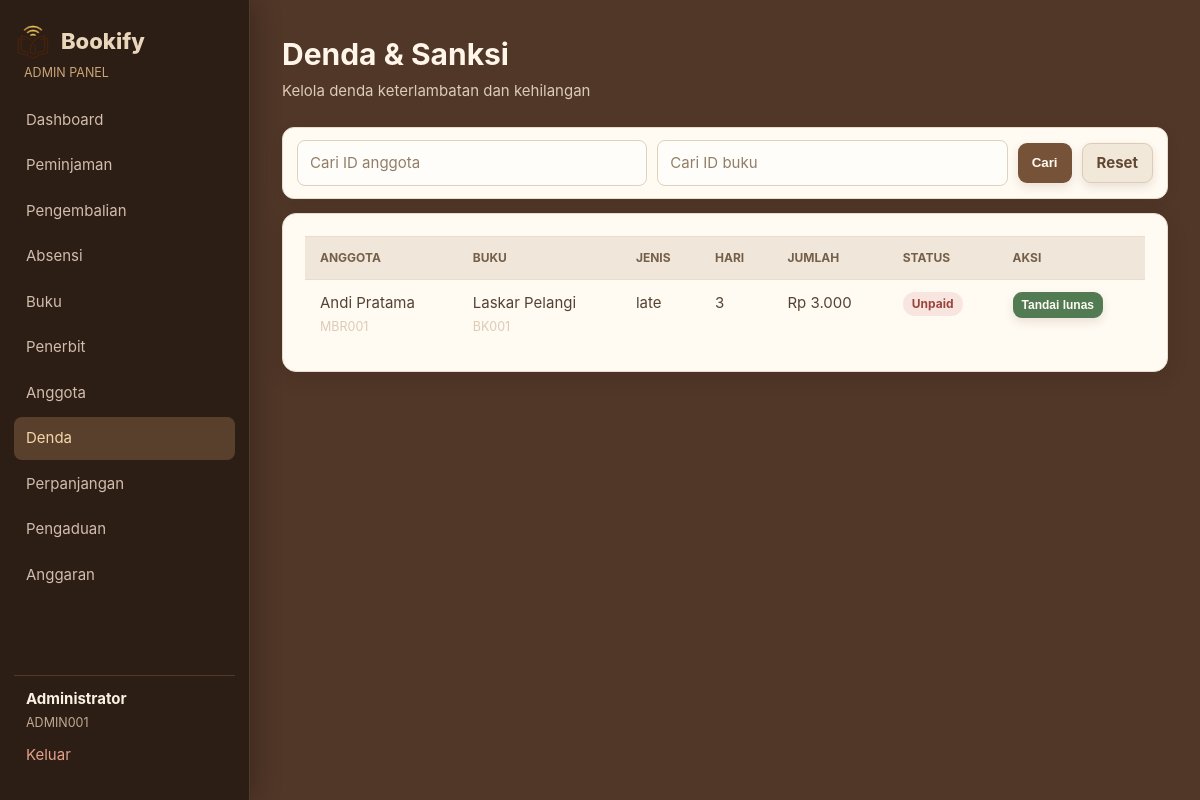
/admin/fines.php (signed in), run on an earlier commit of the app's database.
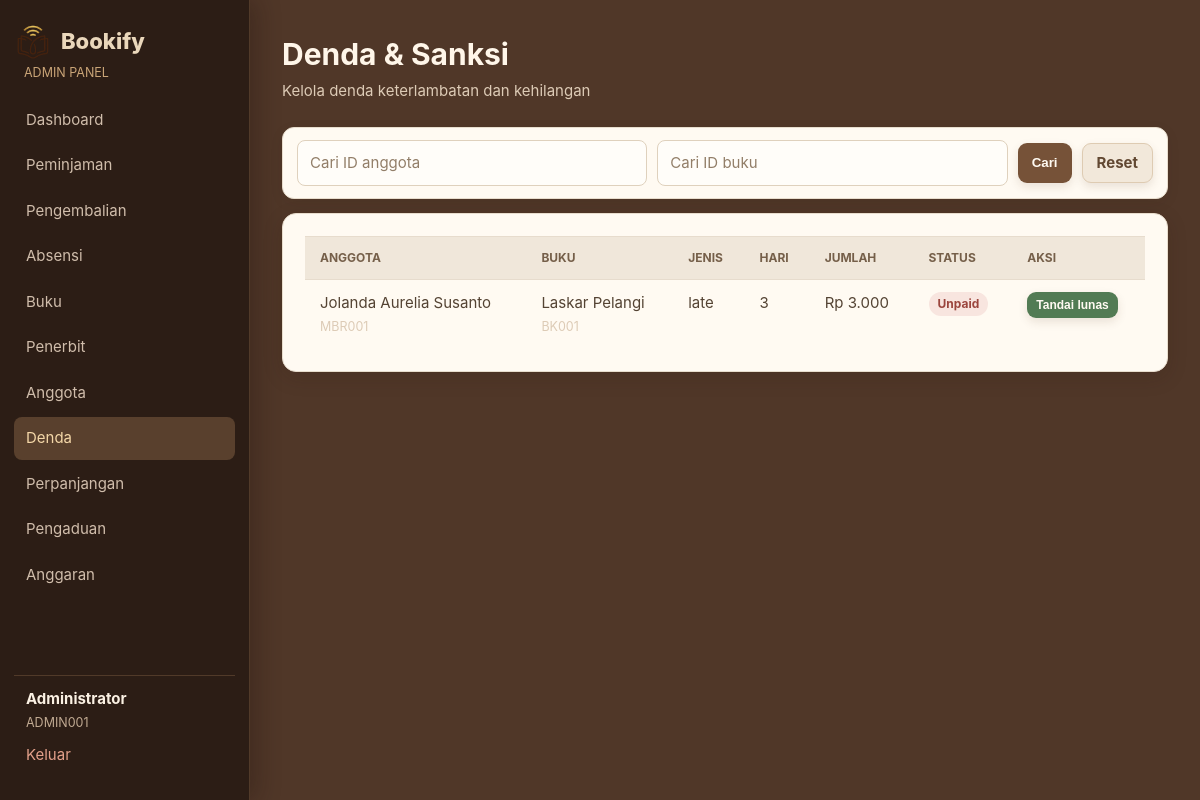
And on a later commit of the database.
### tables this page shows
CREATE TABLE fines (
    id INTEGER PRIMARY KEY AUTOINCREMENT, user_id INTEGER NOT NULL, borrowing_id INTEGER UNIQUE,
    days_late INTEGER NOT NULL DEFAULT 0, amount INTEGER NOT NULL, book_price INTEGER, status TEXT NOT NULL DEFAULT 'unpaid',
    type TEXT NOT NULL DEFAULT 'late', notes TEXT, created_at TEXT NOT NULL DEFAULT CURRENT_TIMESTAMP,
    updated_at TEXT NOT NULL DEFAULT CURRENT_TIMESTAMP,
    FOREIGN KEY (user_id) REFERENCES users(id), FOREIGN KEY (borrowing_id) REFERENCES borrowings(id)
);

CREATE TABLE users (
    id INTEGER PRIMARY KEY AUTOINCREMENT, member_id TEXT NOT NULL UNIQUE, name TEXT NOT NULL,
    email TEXT NOT NULL UNIQUE, phone TEXT, gender TEXT, address TEXT, password TEXT NOT NULL,
    role TEXT NOT NULL DEFAULT 'member', status TEXT NOT NULL DEFAULT 'active',
    created_at TEXT NOT NULL DEFAULT CURRENT_TIMESTAMP, updated_at TEXT NOT NULL DEFAULT CURRENT_TIMESTAMP
);

CREATE TABLE books (
    id INTEGER PRIMARY KEY AUTOINCREMENT, book_id TEXT NOT NULL UNIQUE, title TEXT NOT NULL, author TEXT NOT NULL,
    year INTEGER, pages INTEGER, genre TEXT, stock INTEGER NOT NULL DEFAULT 1, available INTEGER NOT NULL DEFAULT 1,
    cover_url TEXT, publisher_id INTEGER, created_at TEXT NOT NULL DEFAULT CURRENT_TIMESTAMP,
    updated_at TEXT NOT NULL DEFAULT CURRENT_TIMESTAMP,
    FOREIGN KEY (publisher_id) REFERENCES publishers(id) ON DELETE SET NULL
);

### admin/fines.php (the view, shortened to what this page needs)
<?php
require_once __DIR__ . '/../includes/layout.php'; require_admin();
$memberId = trim($_GET['member_id'] ?? ''); $bookId = trim($_GET['book_id'] ?? '');
$sql = 'SELECT f.*,u.name,u.member_id,b.title,b.book_id FROM fines f JOIN users u ON u.id=f.user_id LEFT JOIN borrowings br ON br.id=f.borrowing_id LEFT JOIN books b ON b.id=br.book_id WHERE u.member_id LIKE ? AND COALESCE(b.book_id,"") LIKE ? ORDER BY f.created_at DESC';
$data = rows($sql, ['%' . $memberId . '%', '%' . $bookId . '%']);
?>
<form class="toolbar admin-id-search" method="get"><input name="member_id" value="<?= e($memberId) ?>" placeholder="Cari ID anggota"><input name="book_id" value="<?= e($bookId) ?>" placeholder="Cari ID buku"><button type="submit">Cari</button><a class="button secondary" href="<?= e(url('admin/fines.php')) ?>">Reset</a></form>
<section class="card table-card"><table><thead><tr><th>Anggota</th><th>Buku</th><th>Jenis</th><th>Hari</th><th>Jumlah</th><th>Status</th><th>Aksi</th></tr></thead><tbody><?php foreach ($data as $row): ?><tr><td><?= e($row['name']) ?><br><small class="muted"><?= e($row['member_id']) ?></small></td><td><?= e($row['title'] ?? '-') ?><br><small class="muted"><?= e($row['book_id'] ?? '-') ?></small></td><td><?= e($row['type']) ?></td><td><?= e($row['days_late']) ?></td><td><?= rupiah((int) $row['amount']) ?></td><td><?= status_badge($row['status']) ?></td><td><?php if ($row['status'] === 'unpaid'): ?><form method="post" class="actions"><input type="hidden" name="id" value="<?= (int) $row['id'] ?>"><input type="hidden" name="status" value="paid"><input type="hidden" name="notes" value="Dibayar melalui kasir"><button class="success">Tandai lunas</button></form><?php endif; ?></td></tr><?php endforeach; ?><?php if (!$data): ?><tr><td colspan="7" class="muted">Tidak ada data denda.</td></tr><?php endif; ?></tbody></table></section>

### includes/bootstrap.php (shortened to what this page needs)
<?php
function base_url(string $path = ''): string
{
    $script = rawurldecode($_SERVER['SCRIPT_NAME'] ?? '');
    $marker = '/versiphp/';
    $position = stripos($script, $marker);
    $base = $position === false ? '' : substr($script, 0, $position + strlen($marker) - 1);
    return $base . ($path === '' ? '/' : '/' . ltrim($path, '/'));
}
function url(string $path = ''): string
{
    return base_url($path);
}
function e(mixed $value): string
{
    return htmlspecialchars((string) $value, ENT_QUOTES, 'UTF-8');
}
function pdo(): PDO
{
    $pdo = new PDO('sqlite:' . DB_FILE);
    $pdo->setAttribute(PDO::ATTR_ERRMODE, PDO::ERRMODE_EXCEPTION);
    $pdo->setAttribute(PDO::ATTR_DEFAULT_FETCH_MODE, PDO::FETCH_ASSOC);
    $pdo->exec('PRAGMA foreign_keys = ON');
    initialise_database($pdo);
    return $pdo;
}
function initialise_database(PDO $db): void
{
    if ((int) $db->query('SELECT COUNT(*) FROM users')->fetchColumn() === 0) {
        seed_database($db);
    }
}
function rows(string $query, array $params = []): array
{
    $statement = pdo()->prepare($query);
    $statement->execute($params);
    return $statement->fetchAll();
}
function rupiah(int|float $number): string
{
    return 'Rp ' . number_format((float) $number, 0, ',', '.');
}
function status_badge(string $status): string
{
    return '<span class="badge badge-' . e($status) . '">' . e(ucfirst($status)) . '</span>';
}

What changed in the data, as far as the page shows it:
changed through a linked row, fines "late": user.name "Andi Pratama" → "Jolanda Aurelia Susanto"
